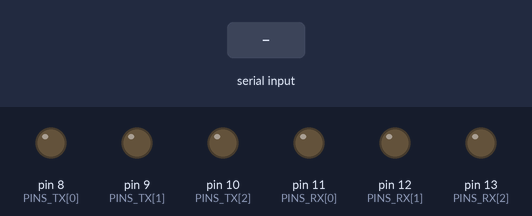
A sketch run on a simulated Arduino Uno, built with avr-gcc and run on an emulated ATmega328P. Parts: output pins drawn as LEDs (lit = HIGH). The test bench sets the inputs (shaded band). What the sketch prints to the serial monitor is not drawn.

Above: at 1.2 s.
1.3 s: "1" received over Serial
At 2.5 s:
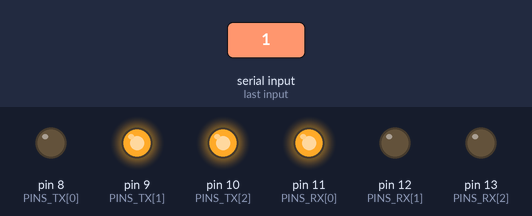
2.8 s: "0" received over Serial
At 3.9 s:
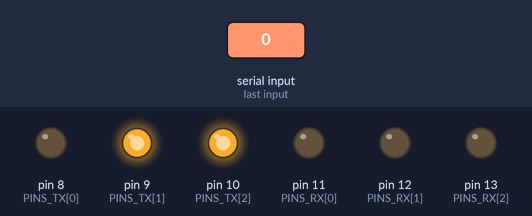
4.3 s: "2" received over Serial
At 5.0 s:
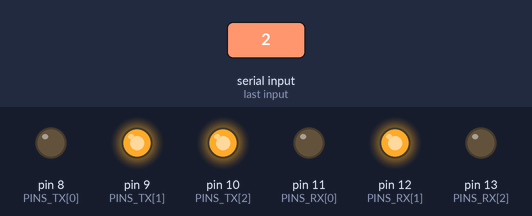
Timing chart, 0 to 7.3 s (numbered marks = the images above; inputs shaded):
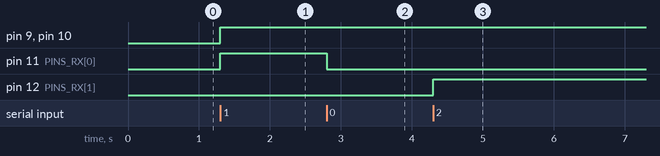

Measured:
- after the input at 1.3 s, pin 9 (PINS_TX[1]), pin 10 (PINS_TX[2]), pin 11 (PINS_RX[0]): LOW → HIGH at once
- after the input at 2.8 s, pin 11 (PINS_RX[0]): HIGH → LOW at once
- after the input at 4.3 s, pin 12 (PINS_RX[1]): LOW → HIGH at once

The sketch:

switch_config.ino
```cpp
// --- ARDUINO : HANDSHAKE BINAIRE ABSOLU ---
const int PINS_TX[] = {8, 9, 10};
const int PINS_RX[] = {11, 12, 13};

void setup() {
  Serial.begin(115200);
  for (int i = 0; i < 3; i++) {
    pinMode(PINS_TX[i], OUTPUT);
    pinMode(PINS_RX[i], OUTPUT);
    digitalWrite(PINS_TX[i], LOW);
    digitalWrite(PINS_RX[i], LOW);
  }
}

void loop() {
  if (Serial.available() > 0) {
    int combinaison = Serial.read(); // Lecture d'un seul octet (0 à 63)

    int tx = combinaison / 8;
    int rx = combinaison % 8;

    // Commutation instantanée
    digitalWrite(PINS_TX[0], (tx >> 0) & 1);
    digitalWrite(PINS_TX[1], (tx >> 1) & 1);
    digitalWrite(PINS_TX[2], (tx >> 2) & 1);

    digitalWrite(PINS_RX[0], (rx >> 0) & 1);
    digitalWrite(PINS_RX[1], (rx >> 1) & 1);
    digitalWrite(PINS_RX[2], (rx >> 2) & 1);

    delayMicroseconds(100); // 0.1 ms de stabilisation des puces HMC321

    Serial.write('K'); // Accusé de réception
  }
}
```
